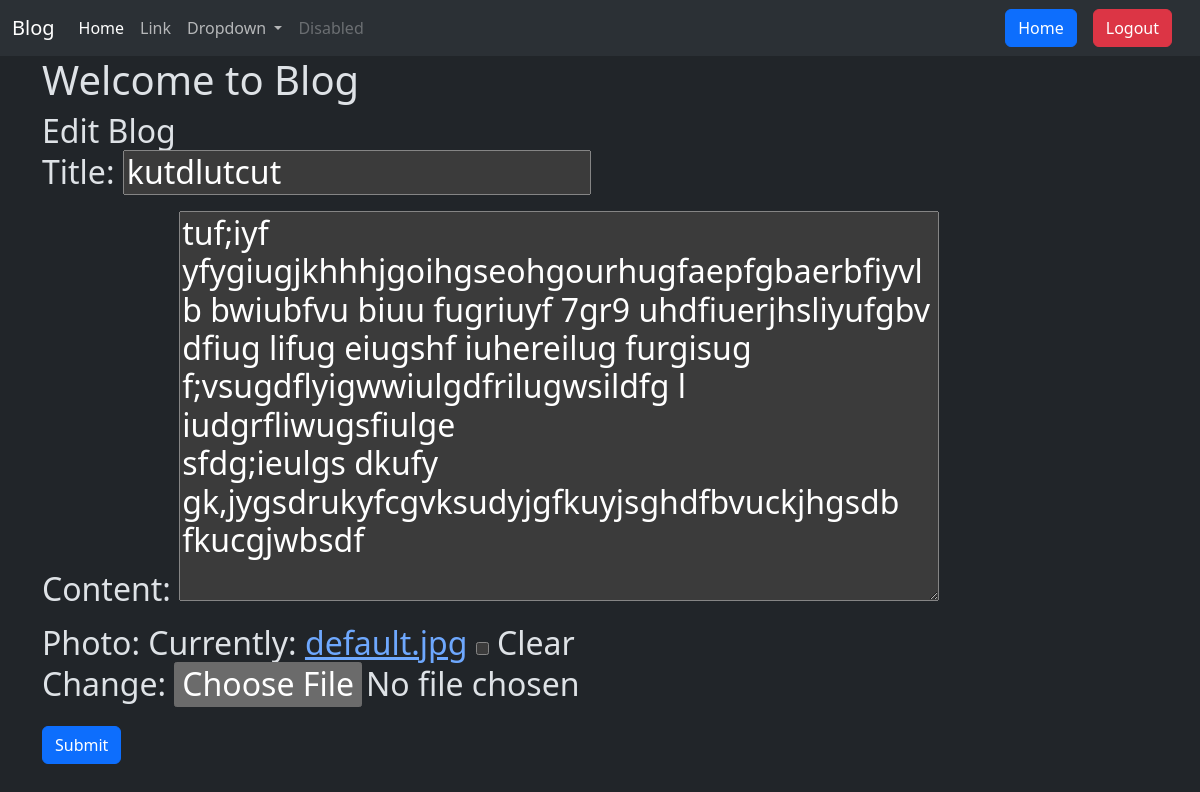
Screenshot of /First_Blog/edit/22/ (signed in) with the database file from the repository.
### First_Blog/models.py (models this page shows, shortened)
class Post(models.Model):
    title = models.CharField(max_length=100)
    content = models.TextField()
    photo = models.ImageField(upload_to='post_pics', default='default.jpg', blank=True, null=True)
    date_posted = models.DateTimeField(auto_now_add=True)
    date_updated = models.DateTimeField(auto_now=True)
    author = models.ForeignKey(User, on_delete=models.CASCADE)

### First_Blog/views.py (the view)
# urls.py: path('edit/<int:pk>/', views.blog_edit, name='blog_edit'),
@login_required
def blog_edit(request, pk):
    post = get_object_or_404(Post, pk=pk)
    if request.method == 'POST':
        form = PostForm(request.POST, request.FILES, instance=post)
        if form.is_valid():
            post = form.save(commit=False)
            post.author = request.user
            post.save()
            return redirect('blog')
    else:
        form = PostForm(instance=post)
    return render(request, 'blog_form.html', {'form': form})

### First_Blog/forms.py
class PostForm(forms.ModelForm):
    class Meta:
        model = Post
        fields = ['title', 'content', 'photo']

### First_Blog/templates/blog_form.html (shortened to what this page needs)
{% extends "layout.html" %}
{% block content %}
    <h1>Welcome to Blog</h1>
    <h2>
        {% if form.instance.pk %}
        Edit Blog
        {% else %}
        Create Blog
        {% endif %}
        <form method="post" enctype = "multipart/form-data" class = "form">
            {{ form.as_p }}
            <input type="submit" value="Submit" class = "btn btn-primary">
        </form>
    </h2>
{% endblock %}

### templates/layout.html (shortened to what this page needs)
{% load static %}
<!DOCTYPE html>
<html lang="en" data-bs-theme="dark">
<head>
    <link href="https://cdn.jsdelivr.net/npm/bootstrap@5.3.3/dist/css/bootstrap.min.css" rel="stylesheet">
</head>
<body>
    <nav class="navbar navbar-expand-lg bg-body-tertiary">
        <div class="container-fluid">
          <a class="navbar-brand" href="#">Blog</a>
          <div class="collapse navbar-collapse" id="navbarSupportedContent">
            <ul class="navbar-nav me-auto mb-2 mb-lg-0">
              <li class="nav-item">
                <a class="nav-link active" aria-current="page" href="#">Home</a>
              </li>
              <li class="nav-item">
                <a class="nav-link" href="#">Link</a>
              </li>
              <li class="nav-item dropdown">
                <a class="nav-link dropdown-toggle" href="#" role="button" data-bs-toggle="dropdown" aria-expanded="false">
                  Dropdown
                </a>
              </li>
              <li class="nav-item">
                <a class="nav-link disabled" aria-disabled="true">Disabled</a>
              </li>
            </ul>
              <a href="{% url 'blog' %}" class="btn btn-primary">Home</a>
              {% if user.is_authenticated %}
              <form method = "post" action = "{% url 'logout' %}" >
                <button type="submit" class="btn btn-danger mx-3">Logout</button>
              </form>
              {% else %}
              <a href="{% url 'login' %}" class="btn btn-success mx-3">Login</a>
              {% endif %}
          </div>
        </div>
      </nav>
    <div class="container">
        {% block content %}
        {% endblock %}
</body>
</html>

### rows the page displays
Post: title "kutdlutcut", content "tuf;iyf yfygiugjkhhhjgoihgseohgourhugfaepfgbaerbfiyvlb bwiubfvu biuu fugriuyf 7gr9 uhdfiuerjhsliyufgbv dfiug lifug eiugshf iuhereilug furgisug f;vsugdflyigwwiulgdfrilugwsildfg l iudgrfliwugsfiulge sfdg;ieulgs dkufy gk,jygsdrukyfcgvksudyjgfkuyjsghdfbvuckjhgsdb fkucgjwbsdf"
